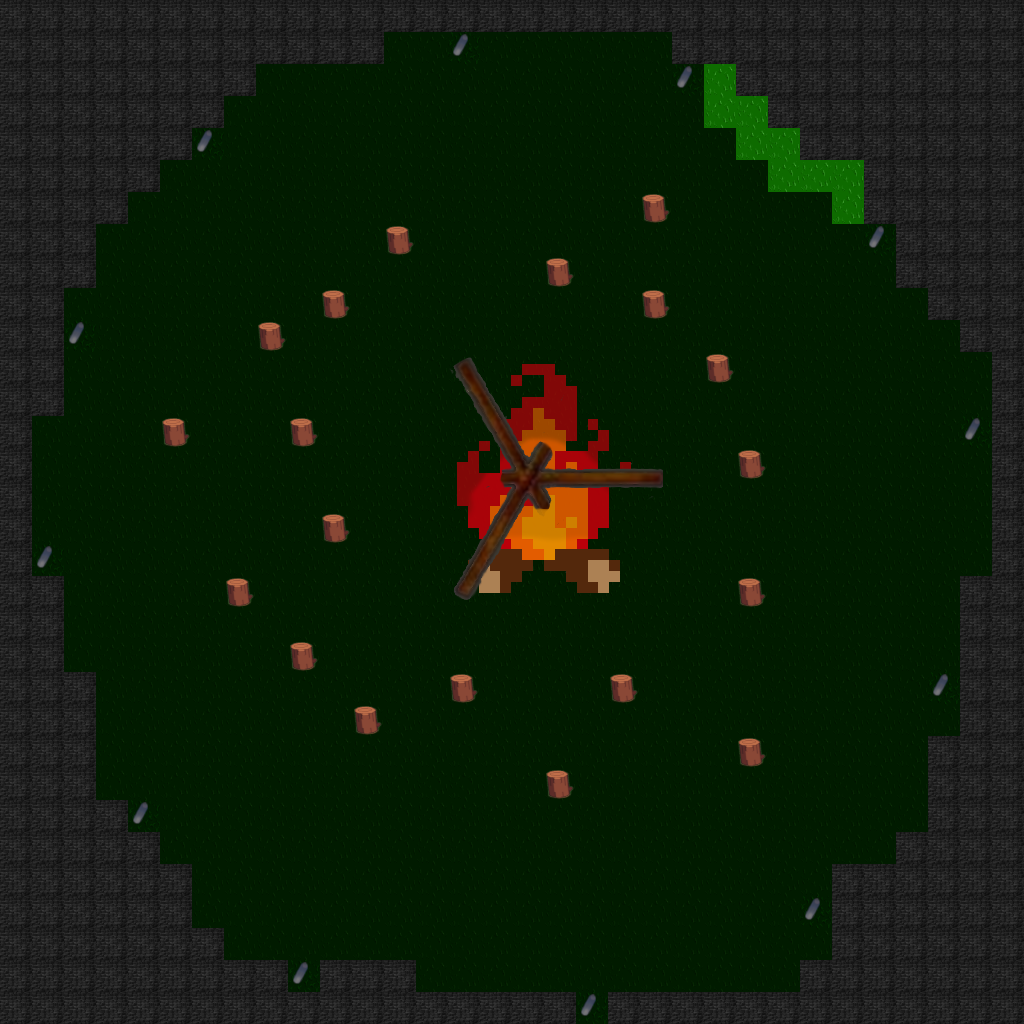

A 2D game scene composited from a Tiled map and its tileset images. What follows is a short description and the map's XML, with each tile layer's data collapsed to a summary:
An orthogonal 32x32 tile map with 32x32 px tiles, 7 tile layers (feuerkreis, start, boden, ausgang, ...), 5 tilesets.

<map version="1.4" tiledversion="1.4.3" orientation="orthogonal" renderorder="right-down" width="32" height="32" tilewidth="32" tileheight="32" infinite="0" nextlayerid="10" nextobjectid="1">
 <editorsettings>
  <export target="jurte1.json" format="json" />
 </editorsettings>
 <tileset firstgid="1" name="floortileset" tilewidth="32" tileheight="32" tilecount="64" columns="8">
  <image source="floortileset.png" width="256" height="256" />
 </tileset>
 <tileset firstgid="65" name="jurte_innen" tilewidth="32" tileheight="32" tilecount="1024" columns="32">
  <image source="jurte_innen.png" width="1024" height="1024" />
  <tile id="8">
   <properties>
    <property name="collides" type="bool" value="true" />
   </properties>
  </tile>
  <tile id="9">
   <properties>
    <property name="collides" type="bool" value="true" />
   </properties>
  </tile>
  <tile id="10">
   <properties>
    <property name="collides" type="bool" value="true" />
   </properties>
  </tile>
  <tile id="11">
   <properties>
    <property name="collides" type="bool" value="true" />
   </properties>
  </tile>
  <tile id="12">
   <properties>
    <property name="collides" type="bool" value="true" />
   </properties>
  </tile>
  <tile id="13">
   <properties>
    <property name="collides" type="bool" value="true" />
   </properties>
  </tile>
  <tile id="14">
   <properties>
    <property name="collides" type="bool" value="true" />
   </properties>
  </tile>
  <tile id="40">
   <properties>
    <property name="collides" type="bool" value="true" />
   </properties>
  </tile>
  <tile id="41">
   <properties>
    <property name="collides" type="bool" value="true" />
   </properties>
  </tile>
  <tile id="42">
   <properties>
    <property name="collides" type="bool" value="true" />
   </properties>
  </tile>
  <tile id="43">
   <properties>
    <property name="collides" type="bool" value="true" />
   </properties>
  </tile>
  <tile id="44">
   <properties>
    <property name="collides" type="bool" value="true" />
   </properties>
  </tile>
  <tile id="45">
   <properties>
    <property name="collides" type="bool" value="true" />
   </properties>
  </tile>
  <tile id="46">
   <properties>
    <property name="collides" type="bool" value="true" />
   </properties>
  </tile>
  <tile id="72">
   <properties>
    <property name="collides" type="bool" value="true" />
   </properties>
  </tile>
  <tile id="73">
   <properties>
    <property name="collides" type="bool" value="true" />
   </properties>
  </tile>
  <tile id="74">
   <properties>
    <property name="collides" type="bool" value="true" />
   </properties>
  </tile>
  <tile id="75">
   <properties>
    <property name="collides" type="bool" value="true" />
   </properties>
  </tile>
  <tile id="76">
   <properties>
    <property name="collides" type="bool" value="true" />
   </properties>
  </tile>
  <tile id="77">
   <properties>
    <property name="collides" type="bool" value="true" />
   </properties>
  </tile>
  <tile id="78">
   <properties>
    <property name="collides" type="bool" value="true" />
   </properties>
  </tile>
  <tile id="104">
   <properties>
    <property name="collides" type="bool" value="true" />
   </properties>
  </tile>
  <tile id="105">
   <properties>
    <property name="collides" type="bool" value="true" />
   </properties>
  </tile>
  <tile id="106">
   <properties>
    <property name="collides" type="bool" value="true" />
   </properties>
  </tile>
  <tile id="107">
   <properties>
    <property name="collides" type="bool" value="true" />
   </properties>
  </tile>
  <tile id="108">
   <properties>
    <property name="collides" type="bool" value="true" />
   </properties>
  </tile>
  <tile id="109">
   <properties>
    <property name="collides" type="bool" value="true" />
   </properties>
  </tile>
  <tile id="110">
   <properties>
    <property name="collides" type="bool" value="true" />
   </properties>
  </tile>
  <tile id="133">
   <properties>
    <property name="collides" type="bool" value="true" />
   </properties>
  </tile>
  <tile id="136">
   <properties>
    <property name="collides" type="bool" value="true" />
   </properties>
  </tile>
  <tile id="137">
   <properties>
    <property name="collides" type="bool" value="true" />
   </properties>
  </tile>
  <tile id="138">
   <properties>
    <property name="collides" type="bool" value="true" />
   </properties>
  </tile>
  <tile id="139">
   <properties>
    <property name="collides" type="bool" value="true" />
   </properties>
  </tile>
  <tile id="140">
   <properties>
    <property name="collides" type="bool" value="true" />
   </properties>
  </tile>
  <tile id="141">
   <properties>
    <property name="collides" type="bool" value="true" />
   </properties>
  </tile>
  <tile id="142">
   <properties>
    <property name="collides" type="bool" value="true" />
   </properties>
  </tile>
  <tile id="168">
   <properties>
    <property name="collides" type="bool" value="true" />
   </properties>
  </tile>
  <tile id="169">
   <properties>
    <property name="collides" type="bool" value="true" />
   </properties>
  </tile>
  <tile id="170">
   <properties>
    <property name="collides" type="bool" value="true" />
   </properties>
  </tile>
  <tile id="171">
   <properties>
    <property name="collides" type="bool" value="true" />
   </properties>
  </tile>
  <tile id="172">
   <properties>
    <property name="collides" type="bool" value="true" />
   </properties>
  </tile>
  <tile id="173">
   <properties>
    <property name="collides" type="bool" value="true" />
   </properties>
  </tile>
  <tile id="174">
   <properties>
    <property name="collides" type="bool" value="true" />
   </properties>
  </tile>
  <tile id="192">
   <properties>
    <property name="collides" type="bool" value="true" />
   </properties>
  </tile>
  <tile id="193">
   <properties>
    <property name="collides" type="bool" value="true" />
   </properties>
  </tile>
  <tile id="194">
   <properties>
    <property name="collides" type="bool" value="true" />
   </properties>
  </tile>
  <tile id="195">
   <properties>
    <property name="collides" type="bool" value="true" />
   </properties>
  </tile>
  <tile id="196">
   <properties>
    <property name="collides" type="bool" value="true" />
   </properties>
  </tile>
  <tile id="197">
   <properties>
    <property name="collides" type="bool" value="true" />
   </properties>
  </tile>
  <tile id="198">
   <properties>
    <property name="collides" type="bool" value="true" />
   </properties>
  </tile>
  <tile id="199">
   <properties>
    <property name="collides" type="bool" value="true" />
   </properties>
  </tile>
  <tile id="200">
   <properties>
    <property name="collides" type="bool" value="true" />
   </properties>
  </tile>
  <tile id="201">
   <properties>
    <property name="collides" type="bool" value="true" />
   </properties>
  </tile>
  <tile id="202">
   <properties>
    <property name="collides" type="bool" value="true" />
   </properties>
  </tile>
  <tile id="203">
   <properties>
    <property name="collides" type="bool" value="true" />
   </properties>
  </tile>
  <tile id="204">
   <properties>
    <property name="collides" type="bool" value="true" />
   </properties>
  </tile>
  <tile id="205">
   <properties>
    <property name="collides" type="bool" value="true" />
   </properties>
  </tile>
  <tile id="206">
   <properties>
    <property name="collides" type="bool" value="true" />
   </properties>
  </tile>
  <tile id="232">
   <properties>
    <property name="collides" type="bool" value="true" />
   </properties>
  </tile>
  <tile id="233">
   <properties>
    <property name="collides" type="bool" value="true" />
   </properties>
  </tile>
  <tile id="234">
   <properties>
    <property name="collides" type="bool" value="true" />
   </properties>
  </tile>
  <tile id="235">
   <properties>
    <property name="collides" type="bool" value="true" />
   </properties>
  </tile>
  <tile id="236">
   <properties>
    <property name="collides" type="bool" value="true" />
   </properties>
  </tile>
  <tile id="237">
   <properties>
    <property name="collides" type="bool" value="true" />
   </properties>
  </tile>
  <tile id="238">
   <properties>
    <property name="collides" type="bool" value="true" />
   </properties>
  </tile>
 </tileset>
 <tileset firstgid="1089" name="jurte_gross" tilewidth="32" tileheight="32" tilecount="992" columns="32">
  <image source="jurte_gross.png" width="1024" height="1022" />
 </tileset>
 <tileset firstgid="2081" name="fire" tilewidth="32" tileheight="32" tilecount="64" columns="8">
  <image source="fire.png" width="256" height="256" />
 </tileset>
 <tileset firstgid="2145" name="log" tilewidth="32" tileheight="32" tilecount="1" columns="1">
  <image source="log.png" width="32" height="32" />
 </tileset>
 <layer id="9" name="feuerkreis" width="32" height="32" locked="1">
  <properties>
   <property name="jitsiRoom" value="jurte1" />
   <property name="silent" type="bool" value="true" />
  </properties>
  <data>[1024 cells, 282 non-empty, 4 distinct tile ids]</data>
 </layer>
 <layer id="8" name="start" width="32" height="32">
  <data>[1024 cells, 4 non-empty, 1 distinct tile ids]</data>
 </layer>
 <layer id="5" name="boden" width="32" height="32" locked="1">
  <data>[1024 cells, 1024 non-empty, 2 distinct tile ids]</data>
 </layer>
 <layer id="7" name="ausgang" width="32" height="32" locked="1">
  <properties>
   <property name="exitSceneUrl" value="lagerplatz.json#jurte1Entry" />
  </properties>
  <data>[1024 cells, 11 non-empty, 2 distinct tile ids]</data>
 </layer>
 <layer id="6" name="feuer" width="32" height="32" locked="1">
  <data>[1024 cells, 75 non-empty, 57 distinct tile ids]</data>
 </layer>
 <layer id="1" name="gestaenge" width="32" height="32" locked="1">
  <data>[1024 cells, 68 non-empty, 57 distinct tile ids]</data>
 </layer>
 <objectgroup id="2" name="floorLayer" locked="1" />
 <layer id="3" name="gestaenge_o" width="32" height="32" locked="1">
  <data>[1024 cells, 56 non-empty, 56 distinct tile ids]</data>
 </layer>
</map>
